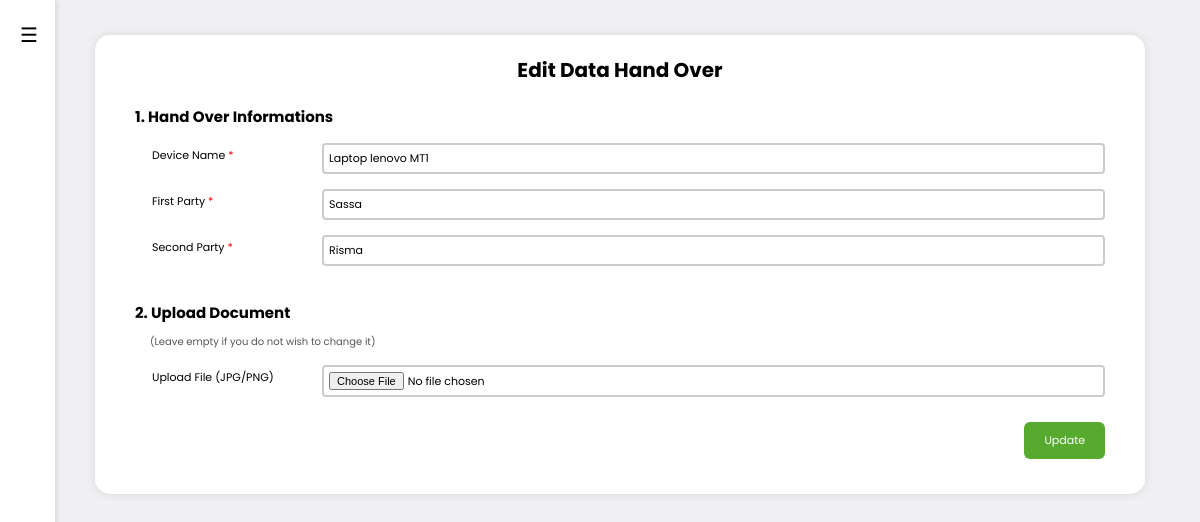
Page /SUPER/super_edit-hd.php?id=14 on the committed database.
### tables this page shows
CREATE TABLE `handover` (
  `id` int(11) NOT NULL,
  `device_name` varchar(255) NOT NULL,
  `uploaded_file` varchar(255) DEFAULT NULL,
  `created_at` timestamp NOT NULL DEFAULT current_timestamp(),
  `first` varchar(255) DEFAULT NULL,
  `second` varchar(255) DEFAULT NULL
);

### SUPER/super_edit-hd.php (the view, shortened to what this page needs)
<?php
include 'koneksi.php';
function clean($data) {
  return htmlspecialchars(trim($data));
}
$id = $_GET['id'];
$query = mysqli_query($koneksi, "SELECT * FROM handover WHERE id='$id'");
$row = mysqli_fetch_assoc($query);
?>
<!DOCTYPE html>
<html>
<head>
</head>
<body>
    <div class="sidebar hide" id="sidebar">
    <div class="sidebar-header">
        <span class="menu-icon" id="toggleSidebar">☰</span>
    </div>
    <nav>
      <ul>
      </ul>
    </nav>
    </div>
    <div class="main expand" id="main">
        <div class="form-container">
            <h2>Edit Data Hand Over</h2>
            <form id=edit-hd method="POST" action="" enctype="multipart/form-data">
                <div class="form-group">
                    <div class="form-section">
                    <h3>1. Hand Over Informations</h3>
                    <div class="input-container">
                        <div class="input-row">
                        <label for="device_name">Device Name <span class="required">*</span></label>
                        <input type="text" id="device_name" name="device_name" required value="<?= clean($row['device_name'] ?? '') ?>">
                        </div>
                        <div class="input-row">
                        <label for="first">First Party <span class="required">*</span></label>
                        <input type="text" id="first" name="first" required value="<?= clean($row['first'] ?? '') ?>">
                        </div>
                        <div class="input-row">
                        <label for="second">Second Party <span class="required">*</span></label>
                        <input type="text" id="second" name="second" required value="<?= clean($row['second'] ?? '') ?>">
                        </div>
                    </div>
                    </div>
                <div class="form-group">
                    <div class="form-section">
                      <br>
                      <h4>2. Upload Document </h4>
                      <p>(Leave empty if you do not wish to change it)</p>
                        <div class="input-row">
                        <label for="uploaded_file">Upload File (JPG/PNG)</label></label>
                        <input type="file" name="uploaded_file" id="uploaded_file" accept=".jpg,.png" value="<?= clean($row['uploaded_file'] ?? '') ?>">
                        </div>
                    </div>
                </div>
                <div class="button-container">
                    <button type="submit" name="action" id="btn-save" value="save" class="btn-submit">Update</button>
            </form>
        </div>
    </div>
</body>
</html>

### SUPER/super_edit-hd.php (style rules this page uses)
* { box-sizing: border-box; margin: 0; padding: 0; }
body { font-family: 'Poppins', Segoe UI, sans-serif; background-color:rgb(240, 240, 242); padding: 15px; font-size: 13px; }
.form-container { background-color: #fff; padding: 20px 40px 10px 40px; border-radius: 15px; box-shadow: 0 0 10px rgba(0, 0, 0, 0.1); width: 100%; }
h2 { text-align: center; margin-bottom: 20px; font-size: 20px; }
.form-section h3 { margin-bottom: 15px; font-size: 15px; }
.form-section h4 { font-size: 15px; }
.form-section p { font-size: 10px; margin-left: 15px; margin-top: 10px; margin-bottom: 15px; color: #555; }
.form-group { margin-bottom: 25px; }
.input-row { display: flex; flex-wrap: wrap; gap: 20px; align-items: center; margin-bottom: 15px; }
.input-row label { width: 180px; margin-right: -30px; font-size: 11px; gap: 20px; }
.input-row input[type="text"], input[type="file"] { flex: 1; }
.input-row label { display: block; margin-bottom: 7px; font-size: 11px; margin-left: 17px; }
.required { color: red; color: red; vertical-align: top; font-size: 11px; }
input[type="text"], input[type="file"] { width: 100%; padding: 5px; border: 2px solid #ccc; border-radius: 4px; font-size: 11px; font-family: 'Poppins', Segoe UI; }
.button-container { display: flex; justify-content: flex-end; margin-top: 20px; align-items: right; margin-bottom: 10px; }
.btn-submit { padding: 10px 20px; font-size: 11px; font-family: 'Poppins', Segoe UI; background-color: #56ab2f; color: white; border: none; border-radius: 6px; cursor: pointer; }
.sidebar { width: 140px; background-color: #fff; position: fixed; top: 0; left: 0; padding: 20px; box-shadow: 2px 0 5px rgba(0,0,0,0.1); height: 100vh; transition: all 0.3s ease; overflow-y: auto; z-index: 1000; font-size: 13px; }
.sidebar.hide { width: 55px; }
.sidebar-header { display: flex; align-items: center; margin-bottom: 30px; }
.menu-icon { font-size: 20px; cursor: pointer; margin-right: 10px; }
.sidebar ul { list-style: none; padding-left: 0; margin: 0; }
.main { margin-left: 120px; padding: 20px 40px; flex: 1; transition: margin-left 0.3s ease; }
.sidebar.hide ~ .main { margin-left: 40px; }
.main.expand { margin-left: 40px !important; }

### rows in the picture
handover: device_name "Laptop lenovo MT1", first "Sassa", second "Risma"
